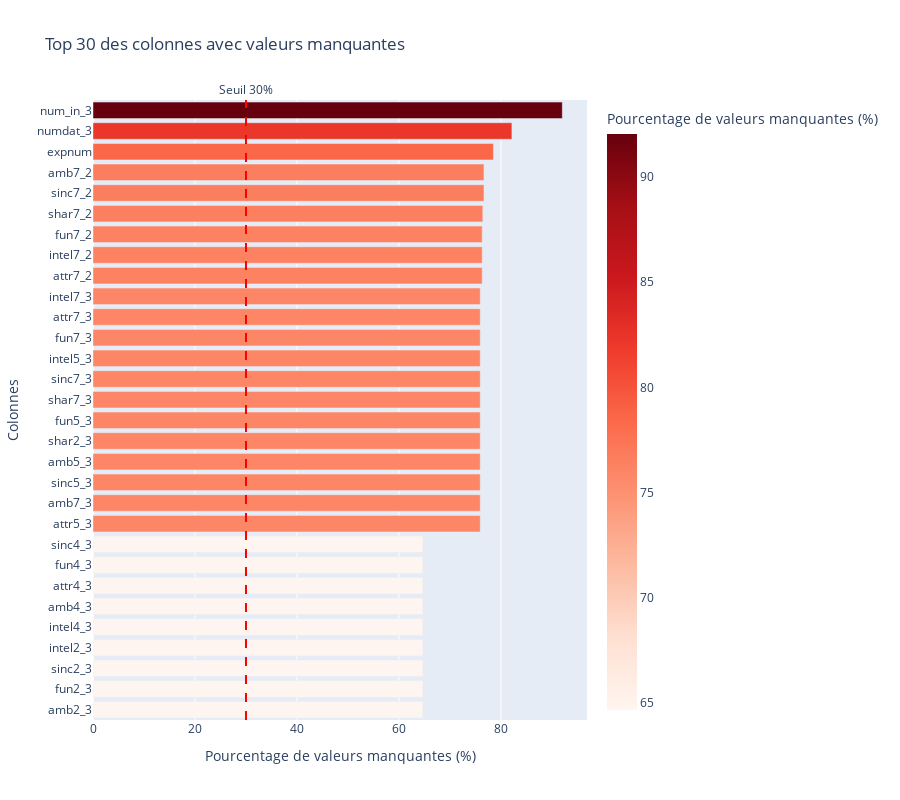

Source (notebook cell):
### Code cell
# Visualiser la distribution des valeurs manquantes

# Top 30 des colonnes avec le plus de valeurs manquantes
top_missing = missing_info[missing_info['nb_manquantes'] > 0].head(30).sort_values('pourcentage', ascending=True)

fig = px.bar(
    top_missing,
    y='colonnes',
    x='pourcentage',
    orientation='h',
    title='Top 30 des colonnes avec valeurs manquantes',
    labels={'pourcentage': 'Pourcentage de valeurs manquantes (%)', 'colonnes': 'Colonnes'},
    color='pourcentage',
    color_continuous_scale='Reds'
)

# Ajouter une ligne verticale au seuil de 30%
fig.add_vline(x=30, line_dash="dash", line_color="red", 
              annotation_text="Seuil 30%", annotation_position="top")

fig.update_layout(height=800, showlegend=False)
fig.show()

### Figure 1 — Plotly figure (JSON) as saved in the notebook; plotly's stock layout.template omitted (floating-point values rounded to 4 significant figures)
{"data": [{"hovertemplate": "Pourcentage de valeurs manquantes (%)=%{marker.color}<br>Colonnes=%{y}<extra></extra>", "legendgroup": "", "marker": {"color": [64.68, 64.68, 64.68, 64.68, 64.68, 64.68, 64.68, 64.68, 64.68, 75.94, 75.94, 75.94, 75.94, 75.94, 75.94, 75.94, 75.94, 75.94, 75.94, 75.94, 75.94, 76.32, 76.32, 76.32, 76.44, 76.67, 76.67, 78.52, 82.14, 92.03], "coloraxis": "coloraxis", "pattern": {"shape": ""}}, "name": "", "orientation": "h", "showlegend": false, "textposition": "auto", "type": "bar", "x": [64.68, 64.68, 64.68, 64.68, 64.68, 64.68, 64.68, 64.68, 64.68, 75.94, 75.94, 75.94, 75.94, 75.94, 75.94, 75.94, 75.94, 75.94, 75.94, 75.94, 75.94, 76.32, 76.32, 76.32, 76.44, 76.67, 76.67, 78.52, 82.14, 92.03], "xaxis": "x", "y": ["amb2_3", "fun2_3", "sinc2_3", "intel2_3", "intel4_3", "amb4_3", "attr4_3", "fun4_3", "sinc4_3", "attr5_3", "amb7_3", "sinc5_3", "amb5_3", "shar2_3", "fun5_3", "shar7_3", "sinc7_3", "intel5_3", "fun7_3", "attr7_3", "intel7_3", "attr7_2", "intel7_2", "fun7_2", "shar7_2", "sinc7_2", "amb7_2", "expnum", "numdat_3", "num_in_3"], "yaxis": "y"}], "layout": {"annotations": [{"showarrow": false, "text": "Seuil 30%", "x": 30, "xanchor": "center", "xref": "x", "y": 1, "yanchor": "bottom", "yref": "y domain"}], "barmode": "relative", "coloraxis": {"colorbar": {"title": {"text": "Pourcentage de valeurs manquantes (%)"}}, "colorscale": [[0, "rgb(255,245,240)"], [0.125, "rgb(254,224,210)"], [0.25, "rgb(252,187,161)"], [0.375, "rgb(252,146,114)"], [0.5, "rgb(251,106,74)"], [0.625, "rgb(239,59,44)"], [0.75, "rgb(203,24,29)"], [0.875, "rgb(165,15,21)"], [1, "rgb(103,0,13)"]]}, "height": 800, "legend": {"tracegroupgap": 0}, "shapes": [{"line": {"color": "red", "dash": "dash"}, "type": "line", "x0": 30, "x1": 30, "xref": "x", "y0": 0, "y1": 1, "yref": "y domain"}], "showlegend": false, "title": {"text": "Top 30 des colonnes avec valeurs manquantes"}, "xaxis": {"anchor": "y", "domain": [0, 1], "title": {"text": "Pourcentage de valeurs manquantes (%)"}}, "yaxis": {"anchor": "x", "domain": [0, 1], "title": {"text": "Colonnes"}}}}
